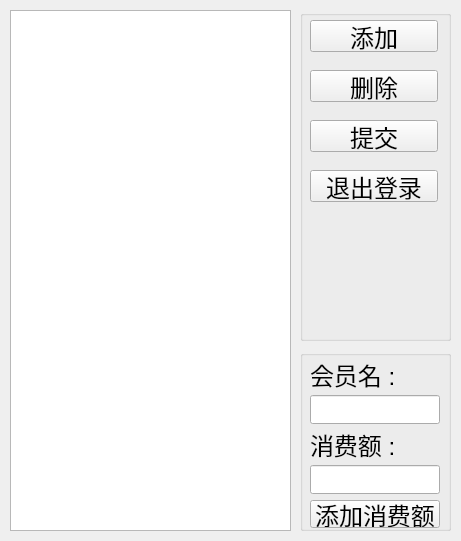
<?xml version="1.0" encoding="UTF-8"?>
<ui version="4.0">
 <class>serverWidget</class>
 <widget class="QWidget" name="serverWidget">
  <property name="geometry">
   <rect>
    <x>0</x>
    <y>0</y>
    <width>461</width>
    <height>541</height>
   </rect>
  </property>
  <property name="windowTitle">
   <string>Form</string>
  </property>
  <widget class="QTableView" name="tableView">
   <property name="geometry">
    <rect>
     <x>10</x>
     <y>10</y>
     <width>281</width>
     <height>521</height>
    </rect>
   </property>
   <property name="font">
    <font>
     <pointsize>9</pointsize>
    </font>
   </property>
  </widget>
  <widget class="QGroupBox" name="groupBox">
   <property name="geometry">
    <rect>
     <x>300</x>
     <y>350</y>
     <width>151</width>
     <height>181</height>
    </rect>
   </property>
   <property name="font">
    <font>
     <pointsize>18</pointsize>
    </font>
   </property>
   <property name="title">
    <string/>
   </property>
   <widget class="QWidget" name="layoutWidget">
    <property name="geometry">
     <rect>
      <x>10</x>
      <y>10</y>
      <width>130</width>
      <height>168</height>
     </rect>
    </property>
    <layout class="QVBoxLayout" name="verticalLayout">
     <item>
      <widget class="QLabel" name="label">
       <property name="font">
        <font>
         <pointsize>18</pointsize>
        </font>
       </property>
       <property name="text">
        <string>会员名 : </string>
       </property>
      </widget>
     </item>
     <item>
      <widget class="QLineEdit" name="lineEdit">
       <property name="alignment">
        <set>Qt::AlignRight|Qt::AlignTrailing|Qt::AlignVCenter</set>
       </property>
      </widget>
     </item>
     <item>
      <widget class="QLabel" name="label_2">
       <property name="font">
        <font>
         <pointsize>18</pointsize>
        </font>
       </property>
       <property name="text">
        <string>消费额 : </string>
       </property>
      </widget>
     </item>
     <item>
      <widget class="QLineEdit" name="lineEdit_2">
       <property name="alignment">
        <set>Qt::AlignRight|Qt::AlignTrailing|Qt::AlignVCenter</set>
       </property>
      </widget>
     </item>
     <item>
      <widget class="QPushButton" name="pushButton">
       <property name="text">
        <string>添加消费额</string>
       </property>
      </widget>
     </item>
    </layout>
   </widget>
  </widget>
  <widget class="QGroupBox" name="groupBox_2">
   <property name="geometry">
    <rect>
     <x>300</x>
     <y>10</y>
     <width>151</width>
     <height>331</height>
    </rect>
   </property>
   <property name="title">
    <string/>
   </property>
   <widget class="QPushButton" name="pushButton_2">
    <property name="geometry">
     <rect>
      <x>10</x>
      <y>10</y>
      <width>128</width>
      <height>32</height>
     </rect>
    </property>
    <property name="font">
     <font>
      <pointsize>18</pointsize>
     </font>
    </property>
    <property name="text">
     <string>添加</string>
    </property>
   </widget>
   <widget class="QPushButton" name="pushButton_3">
    <property name="geometry">
     <rect>
      <x>10</x>
      <y>60</y>
      <width>128</width>
      <height>32</height>
     </rect>
    </property>
    <property name="font">
     <font>
      <pointsize>18</pointsize>
     </font>
    </property>
    <property name="text">
     <string>删除</string>
    </property>
   </widget>
   <widget class="QPushButton" name="pushButton_5">
    <property name="geometry">
     <rect>
      <x>10</x>
      <y>110</y>
      <width>128</width>
      <height>32</height>
     </rect>
    </property>
    <property name="font">
     <font>
      <pointsize>18</pointsize>
     </font>
    </property>
    <property name="text">
     <string>提交</string>
    </property>
   </widget>
   <widget class="QPushButton" name="pushButton_6">
    <property name="geometry">
     <rect>
      <x>10</x>
      <y>160</y>
      <width>128</width>
      <height>32</height>
     </rect>
    </property>
    <property name="font">
     <font>
      <pointsize>18</pointsize>
     </font>
    </property>
    <property name="text">
     <string>退出登录</string>
    </property>
   </widget>
  </widget>
 </widget>
 <resources/>
 <connections/>
</ui>
